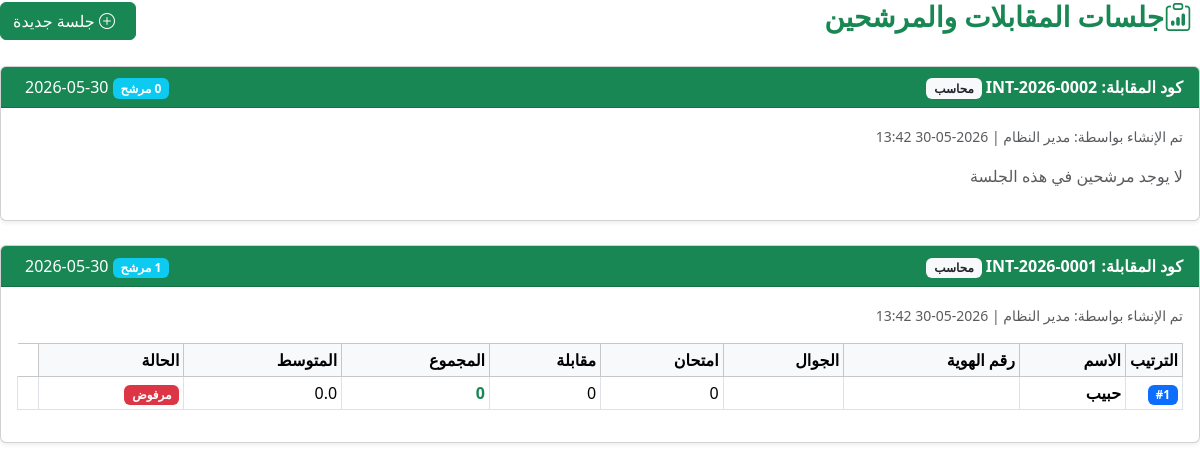
Page /interview_sessions.php (signed in) on the committed database.
### tables this page shows
CREATE TABLE interview_sessions (
        id INTEGER PRIMARY KEY AUTOINCREMENT,
        interview_code TEXT UNIQUE NOT NULL,
        interview_date TEXT,
        job_title_id INTEGER,
        created_by INTEGER,
        created_at TEXT DEFAULT CURRENT_TIMESTAMP,
        FOREIGN KEY (job_title_id) REFERENCES job_titles(id)
    );

CREATE TABLE candidates (
        id INTEGER PRIMARY KEY AUTOINCREMENT,
        session_id INTEGER,
        name_ar TEXT NOT NULL,
        name_en TEXT,
        id_number TEXT,
        mobile TEXT,
        exam_score REAL DEFAULT 0,
        interview_score REAL DEFAULT 0,
        total_score REAL DEFAULT 0,
        average_score REAL DEFAULT 0,
        rank INTEGER,
        status TEXT DEFAULT 'pending',
        FOREIGN KEY (session_id) REFERENCES interview_sessions(id) ON DELETE CASCADE
    );

### interview_sessions.php (the view, shortened to what this page needs)
<?php
$db = getDB();
$sessions = $db->query("
    SELECT s.*, jt.title as job_title, u.full_name as created_by_name,
           (SELECT COUNT(*) FROM candidates WHERE session_id = s.id) as candidates_count
    FROM interview_sessions s
    LEFT JOIN job_titles jt ON s.job_title_id = jt.id
    LEFT JOIN users u ON s.created_by = u.id
    ORDER BY s.created_at DESC
")->fetchAll();
?>
<!DOCTYPE html>
<html lang="ar" dir="rtl">
<head>
    <link href="https://cdn.jsdelivr.net/npm/bootstrap@5.3.3/dist/css/bootstrap.min.css" rel="stylesheet">
    <link rel="stylesheet" href="https://cdn.jsdelivr.net/npm/bootstrap-icons@1.11.3/font/bootstrap-icons.min.css">
</head>
<body>
<div class="main-content">
    <div class="d-flex justify-content-between align-items-center mb-4">
        <h3 class="fw-bold text-success"><i class="bi bi-clipboard-data me-2"></i>جلسات المقابلات والمرشحين</h3>
        <a href="add_candidates.php" class="btn btn-success">
            <i class="bi bi-plus-circle me-2"></i> جلسة جديدة
        </a>
    </div>
    <?php if (empty($sessions)): ?>
        <div class="alert alert-info text-center py-5">
            <i class="bi bi-info-circle fs-1"></i>
            <h5 class="mt-3">لا توجد جلسات مقابلات بعد</h5>
            <a href="add_candidates.php" class="btn btn-success mt-3">ابدأ بإضافة جلسة جديدة</a>
        </div>
    <?php else: ?>
        <?php foreach ($sessions as $session): ?>
        <div class="card shadow-sm mb-4">
            <div class="card-header bg-success text-white d-flex justify-content-between align-items-center">
                <div>
                    <strong>كود المقابلة: <?= $session['interview_code'] ?></strong>
                    <span class="badge bg-light text-dark ms-2"><?= $session['job_title'] ?></span>
                </div>
                <div>
                    <span class="badge bg-info"><?= $session['candidates_count'] ?> مرشح</span>
                    <span class="text-white ms-2"><?= date('Y-m-d', strtotime($session['interview_date'])) ?></span>
                </div>
            </div>
            <div class="card-body">
                <div class="mb-3">
                    <small class="text-muted">تم الإنشاء بواسطة: <?= $session['created_by_name'] ?> | <?= date('Y-m-d H:i', strtotime($session['created_at'])) ?></small>
                </div>
                <?php
                $candidates = $db->prepare("SELECT * FROM candidates WHERE session_id = ? ORDER BY rank ASC, total_score DESC");
                $candidates->execute([$session['id']]);
                $cands = $candidates->fetchAll();
                ?>
                <?php if (!empty($cands)): ?>
                <table class="table table-sm table-bordered">
                    <thead class="table-light">
                        <tr>
                            <th width="50">الترتيب</th>
                            <th>الاسم</th>
                            <th>رقم الهوية</th>
                            <th>الجوال</th>
                            <th>امتحان</th>
                            <th>مقابلة</th>
                            <th>المجموع</th>
                            <th>المتوسط</th>
                            <th>الحالة</th>
                        </tr>
                    </thead>
                    <tbody>
                        <?php foreach ($cands as $cand): ?>
                        <tr>
                            <td><span class="badge bg-primary">#<?= $cand['rank'] ?></span></td>
                            <td><strong><?= $cand['name_ar'] ?></strong></td>
                            <td><?= $cand['id_number'] ?></td>
                            <td><?= $cand['mobile'] ?></td>
                            <td><?= $cand['exam_score'] ?></td>
                            <td><?= $cand['interview_score'] ?></td>
                            <td><strong class="text-success"><?= $cand['total_score'] ?></strong></td>
                            <td><?= number_format($cand['average_score'], 1) ?></td>
                            <td>
                                <?php if ($cand['status'] == 'approved'): ?>
                                    <span class="badge bg-success">مقبول</span>
                                <?php elseif ($cand['status'] == 'rejected'): ?>
                                    <span class="badge bg-danger">مرفوض</span>
                                <?php else: ?>
                                    <span class="badge bg-warning">قيد المراجعة</span>
                                <?php endif; ?>
                            </td>
                            <td>
                            </td>
                        </tr>
                        <?php endforeach; ?>
                    </tbody>
                </table>
                <?php else: ?>
                    <p class="text-muted">لا يوجد مرشحين في هذه الجلسة</p>
                <?php endif; ?>
            </div>
        </div>
        <?php endforeach; ?>
    <?php endif; ?>
</div>
</body>
</html>

### rows in the picture
interview_sessions: interview_code "INT-2026-0002", job_title "محاسب", interview_date "2026-05-30", created_by_name "مدير النظام", created_at "2026-05-30 13:42", shows "لا يوجد مرشحين في هذه الجلسة"
interview_sessions: interview_code "INT-2026-0001", job_title "محاسب", interview_date "2026-05-30", created_by_name "مدير النظام", created_at "2026-05-30 13:42"
candidates: rank "1", name_ar "حبيب", exam_score "0", interview_score "0", total_score "0", average_score "0.0", status "مرفوض"
